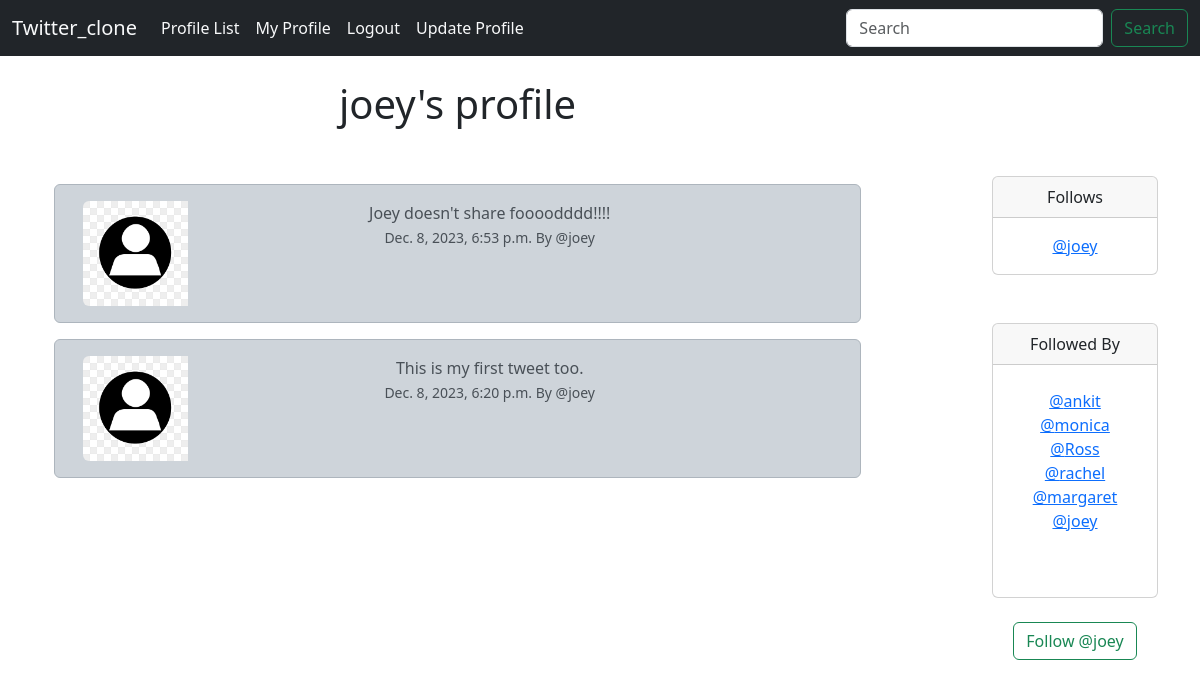
The page /profile/3 (signed in) on the database as committed earlier.
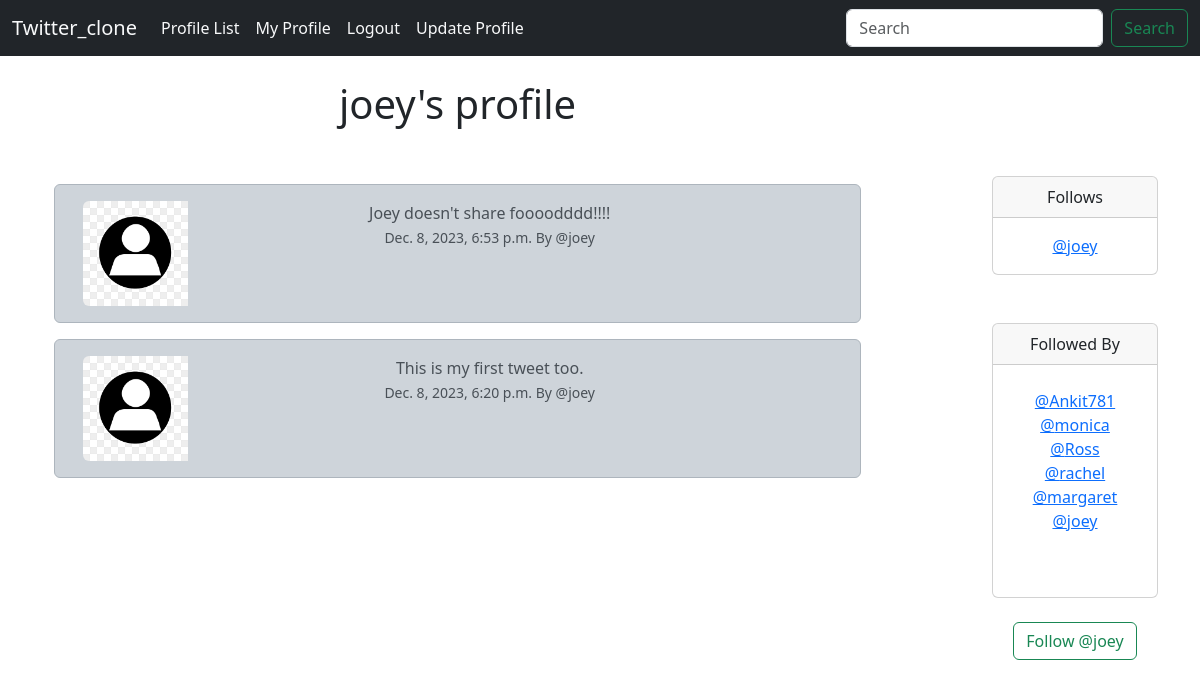
The same page on the database as committed later.
### Twitter_app/models.py (models this page shows)
class Profile(models.Model):
    user = models.OneToOneField(User, on_delete=models.CASCADE)
    follows = models.ManyToManyField('self', related_name='followed_by', symmetrical=False,blank = True)
    date_modified = models.DateTimeField(User, auto_now= True)
    profile_img = models.ImageField(null = True, blank = True, upload_to= "static/img/")
    def __str__(self):
        return self.user.username

### Twitter_app/views.py (the view, shortened to what this page needs)
# urls.py: path('profile/<int:pk>', views.profile, name= "profile"),
def profile(request, pk):
    if request.user.is_authenticated:
        profile = Profile.objects.get(user_id = pk)
        my_tweets = tweet.objects.filter(user_id = pk).order_by("-created_at")
        return render(request, 'profile_page.html', {'profile': profile, 'my_tweets': my_tweets})
    else:
        messages.success(request, "You must be login to view this page")
        return redirect('index')

### templates/profile_page.html (shortened to what this page needs)
{%  extends "base.html" %}
{% load static%}
{%block content %}
{% if profile%}
 <div class="container text-center">
    <div class="row">
        <div class="col-9">
            <h1> {{ profile.user.username}}'s profile </h1>
            <div class="container">
              {% if my_tweets %}
              <br/>  <br/>
              {% for my_tweet in my_tweets %}
              <div class="alert alert-dark" role="alert">
                  <div class="container">
                    <div class="row">
                      <div class="col-2">
                        {% if profile.profile_img %}
                        <img src="{{profile.profile_img.url}}" class="img-fluid rounded-circle " style="height:50px;width:50px;" alt="profile.user.username">
                        {%else%}
                        <img src="{% static 'img/pngtree-default-male-avatar-png-image_2811083.jpg' %}" class="img-fluid rounded-start" alt="...">
                        {%endif%}
                      </div>
                        <div class="col-9">
                          {{my_tweet.body}} <br/>
                          <small class="">
                              {{my_tweet.created_at}} By
                              @{{my_tweet.user}}
                          </small>
                        </div>
                    </div>
                  </div>
              </div>
              {%endfor%}
              {% endif %}
            </div>
        </div>
        <div class= "col-1"></div>
        <div class="col-2">
          <br> <br>
          <br/><br/>
            <div class="card">
                <div class="card-header">
                  Follows
                </div>
                <div class="card-body">
                  <p class="card-text">
                    {% for following in profile.follows.all %}
                    <a href="{% url 'profile' following.user.id %}">@{{ following }}</a>
                    <br/>
                    {% endfor %}
                  </p>
                </div>
            </div>
<br><br>
            <div class="card">
                <div class="card-header">
                    Followed By
                </div>
                <div class="card-body">
                  <p class="card-text">
                    {% for following in profile.followed_by.all %}
                    <a href="{% url 'profile' following.user.id %}">@{{ following }}</a>
                    <br/>
                    {% endfor%}
                    <br/><br/>
                  </p>
                </div>
              </div>
              <form method="POST">
                <br>
                {% if profile in user.profile.follows.all %}
                  <button class="btn btn-outline-danger" name="follow" value="unfollow" type="submit">Unfollow @{{ profile.user.username | lower}} </button>
                  <br>
                {% else %}
                  <button class="btn btn-outline-success" name="follow" value="follow" type="submit">Follow @{{ profile.user.username | lower}} </button>
                {% endif %}
                </form>
                <br/>
        </div>
    </div>
</div>
{%endif%}
{% endblock %}

Rows that differ between the two databases and show on the page:
changed Profile: user.username "ankit" → "Ankit781"
